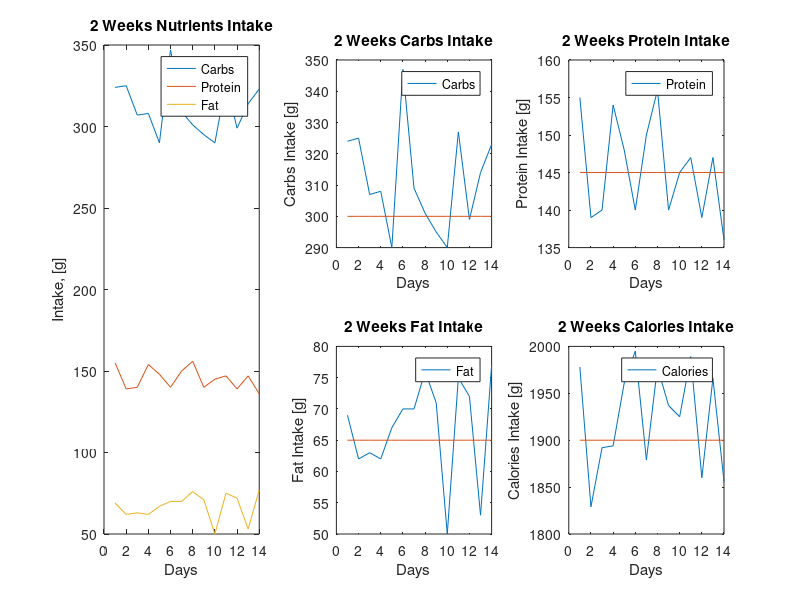

This figure's MATLAB source: (Note: this script raises an error after producing the figure.)
clc, clear, close all

%% Data Visualization 1 - Data and Subplots

% Initial Data
days = 1:14;

% randomly generate data between 250 and 250, with 1 row and 14 columns, etc
nutrientsForTwoWeeks = [randi([250, 350], size(days)); 	% carbs
	randi([130, 160], size(days)); 						% protein
	randi([50, 80], size(days)); 						% fat
	randi([1800, 2000], size(days))]; 					% calories

% All baselines
carbsBaseLine = linspace(300, 300, length(days));
proteinBaseLine = linspace(145, 145, length(days));
fatBaseLine = linspace(65, 65, length(days));
caloriesBaseLine = linspace(1900, 1900, length(days));

% All Nutrients Subplot
allAx = subplot(2, 3, [1, 4]);
plot(days, nutrientsForTwoWeeks(1, :));
hold on
plot(days, nutrientsForTwoWeeks(2, :))
plot(days, nutrientsForTwoWeeks(3, :))
hold off

allXLabel = xlabel('Days');
allYLabel = ylabel('Intake, [g]');
allTitle = title('2 Weeks Nutrients Intake');
allLegend = legend({'Carbs', 'Protein', 'Fat'});

% Carbs  - Second Subplot
carbsAx = subplot(2, 3, 2)
plot(days, nutrientsForTwoWeeks(1, :));
hold on
plot(days, carbsBaseLine)
hold off

carbsXLabel = xlabel('Days');
carbsYLabel = ylabel('Carbs Intake [g]');
carbsTitle = title('2 Weeks Carbs Intake');
carbsLegend = legend('Carbs');

% Protein - Third Subplot
proteinAx = subplot(2, 3, 3)
plot(days, nutrientsForTwoWeeks(2, :))
hold on
plot(days, proteinBaseLine)
hold off

proteinXLabel = xlabel('Days');
proteinYLabel = ylabel('Protein Intake [g]');
proteinTitle = title('2 Weeks Protein Intake');
proteinLegend = legend('Protein');

% Fat - Fourth Subplot
fatAx = subplot(2, 3, 5)
plot(days, nutrientsForTwoWeeks(3, :))
hold on
plot(days, fatBaseLine)
hold off

fatXLabel = xlabel('Days');
fatYLabel = ylabel('Fat Intake [g]');
fatTitle = title('2 Weeks Fat Intake');
fatLegend = legend('Fat');

% Calories - Fifth Subplot
calAx = subplot(2, 3, 6)
plot(days, nutrientsForTwoWeeks(4, :))
hold on
plot(days, caloriesBaseLine)
hold off

calXLabel = xlabel('Days');
calYLabel = ylabel('Calories Intake [g]');
calTitle = title('2 Weeks Calories Intake');
calLegend = legend('Calories');

% Properties of Subplots
ax = [allAx, carbsAx, proteinAx, fatAx, calAx];
axLines = [carbsAx.Children, proteinAx.Children, fatAx.Children, calAx.Children];
baseLines = axLines(1, :);
dataLines = axLines(2, :);

legendsH = [allLegend, carbsLegend, proteinLegend, fatLegend, calLegend];
lablesAndTitles = [allXLabel, allYLabel, allTitle, carbsXLabel, carbsYLabel, ...
	carbsTitle, proteinXLabel, proteinYLabel, proteinTitle, fatXLabel, ...
	fatYLabel, fatTitle, calXLabel, calYLabel, calTitle];

% Properties for Base Lines
set(baseLines, 'LineWidth', 2)

% Properties for Data Lines
set(dataLines, 'LineWidth', 2)

% Properties for all Axis
set(ax, 'Xlim', [0, 15])
set(ax, 'XGrid', 'on', 'YGrid', 'on')
set(ax, 'XMinorGrid', 'on', 'YMinorGrid', 'on')

% Properties for Lables and Titles
set(lablesAndTitles, 'FontSize', 15)

% Properties for Legends
set(legendsH, 'FontSize', 15)

%% Individual Properties
set(allLegend, 'FontSize', 25)

%% Condtional Properties
checkCarbs = mean(nutrientsForTwoWeeks(1, :)) - mean(carbsBaseLine);
checkProteins = mean(nutrientsForTwoWeeks(2, :)) - mean(proteinBaseLine);
checkFats = mean(nutrientsForTwoWeeks(3, :)) - mean(fatBaseLine);
checkCals = mean(nutrientsForTwoWeeks(4, :)) - mean(caloriesBaseLine);

lessThanZero = ((checkCarbs < 0) && (checkProteins < 0) && (checkFats < 0) && (checkCals < 0));
equalToZero = ((checkCarbs == 0) && (checkProteins == 0) && (checkFats == 0) && (checkCals == 0));
greaterThanZero = ((checkCarbs > 0) && (checkProteins > 0) && (checkFats > 0) && (checkCals > 0));

% Changing the color of the carbs line based on if it is above or below baseline
if (lessThanZero)
	set(dataLines, 'Color', 'g')
elseif (equalToZero)
	set(dataLines, 'Color', 'y')
elseif (greaterThanZero)
	set(dataLines, 'Color', 'r')
else
	switch(sign(checkCarbs))
		case -1
			set(dataLines(1), 'Color', 'g')
			set(baseLines(1), 'Color', 'b')
		case 0
			set(dataLines(1), 'Color', 'y')
			set(baseLines(1), 'Color', 'b')
		case 1
			set(dataLines(1), 'Color', 'r')
			set(baseLines(1), 'Color', 'b')
		otherwise
		end
		
		switch(sign(checkProteins))
			case -1
				set(dataLines(2), 'Color', 'g')
				set(baseLines(2), 'Color', 'b')
			case 0
				set(dataLines(2), 'Color', 'y')
				set(baseLines(2), 'Color', 'b')
			case 1
				set(dataLines(2), 'Color', 'r')
				set(baseLines(2), 'Color', 'b')
			otherwise
		end
		
		switch(sign(checkFats))
			case -1
				set(dataLines(3), 'Color', 'g')
				set(baseLines(3), 'Color', 'b')
			case 0
				set(dataLines(3), 'Color', 'y')
				set(baseLines(3), 'Color', 'b')
			case 1
				set(dataLines(3), 'Color', 'r')
				set(baseLines(3), 'Color', 'b')
			otherwise
		end
		
		switch(sign(checkCals))
			case -1
				set(dataLines(4), 'Color', 'g')
				set(baseLines(4), 'Color', 'b')
			case 0
				set(dataLines(4), 'Color', 'y')
				set(baseLines(4), 'Color', 'b')
			case 1
				set(dataLines(4), 'Color', 'r')
				set(baseLines(4), 'Color', 'b')
			otherwise
		end
end